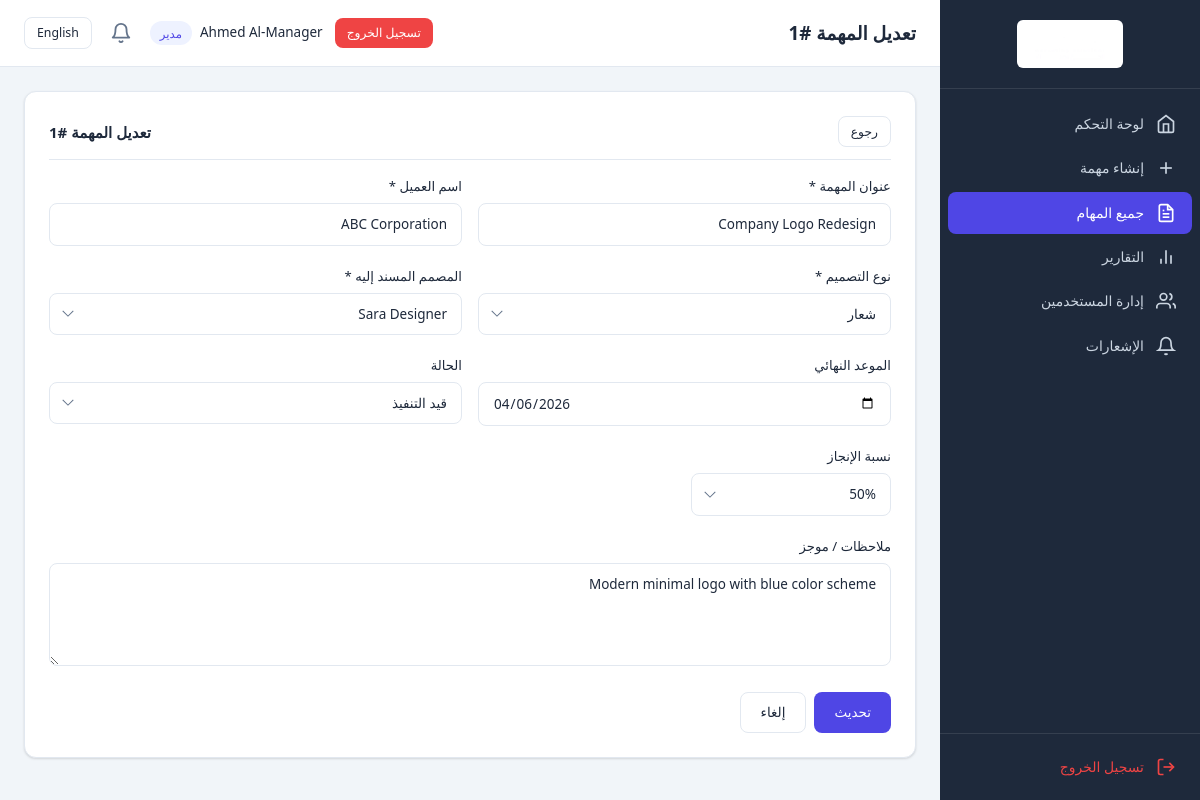
Page /manager/edit_task.php?id=1 (signed in) on the committed database.
### tables this page shows
CREATE TABLE IF NOT EXISTS `tasks` (
    `id` INT UNSIGNED NOT NULL AUTO_INCREMENT,
    `title` VARCHAR(255) NOT NULL,
    `client_name` VARCHAR(150) NOT NULL,
    `design_type` ENUM('file', 'logo', 'design', 'motion_design', 'profile') NOT NULL,
    `notes` TEXT NULL,
    `deadline` DATE NULL,
    `assigned_to` INT UNSIGNED NOT NULL,
    `progress_percentage` TINYINT UNSIGNED NOT NULL DEFAULT 0,
    `status` ENUM('new', 'in_progress', 'delivered') NOT NULL DEFAULT 'new',
    `file_path` VARCHAR(500) NULL DEFAULT NULL,
    `created_by` INT UNSIGNED NOT NULL,
    `created_at` DATETIME NOT NULL DEFAULT CURRENT_TIMESTAMP,
    `updated_at` DATETIME NOT NULL DEFAULT CURRENT_TIMESTAMP ON UPDATE CURRENT_TIMESTAMP,
    PRIMARY KEY (`id`),
    KEY `idx_assigned_to` (`assigned_to`),
    KEY `idx_status` (`status`),
    KEY `idx_design_type` (`design_type`),
    KEY `idx_deadline` (`deadline`),
    KEY `idx_created_by` (`created_by`),
    CONSTRAINT `fk_tasks_assigned_to` FOREIGN KEY (`assigned_to`) REFERENCES `users` (`id`) ON DELETE CASCADE,
    CONSTRAINT `fk_tasks_created_by` FOREIGN KEY (`created_by`) REFERENCES `users` (`id`) ON DELETE CASCADE
);

CREATE TABLE IF NOT EXISTS `users` (
    `id` INT UNSIGNED NOT NULL AUTO_INCREMENT,
    `full_name` VARCHAR(100) NOT NULL,
    `email` VARCHAR(150) NOT NULL,
    `password` VARCHAR(255) NOT NULL,
    `role` ENUM('manager', 'designer') NOT NULL DEFAULT 'designer',
    `language_preference` ENUM('en', 'ar') NOT NULL DEFAULT 'en',
    `telegram_chat_id` VARCHAR(50) NULL DEFAULT NULL,
    `created_at` DATETIME NOT NULL DEFAULT CURRENT_TIMESTAMP,
    `updated_at` DATETIME NOT NULL DEFAULT CURRENT_TIMESTAMP ON UPDATE CURRENT_TIMESTAMP,
    PRIMARY KEY (`id`),
    UNIQUE KEY `idx_email` (`email`)
);

### includes/language.php (called while the page is built, shortened)
<?php
function loadLanguage() {
    $langFile = __DIR__ . '/../config/lang_' . $_SESSION['lang'] . '.php';
    return $lang;
}
function getCurrentLang() {
    return $_SESSION['lang'] ?? 'en';
}
function getDirection() {
    return (getCurrentLang() === 'ar') ? 'rtl' : 'ltr';
}
function __($key) {
    global $lang;
    return $lang[$key] ?? $key;
}

### includes/auth.php (called while the page is built, shortened)
<?php
require_once __DIR__ . '/language.php';
$lang = loadLanguage();
function isLoggedIn() {
    return isset($_SESSION['user_id']) && !empty($_SESSION['user_id']);
}
function getCurrentUser() {
    return [
        'id'        => $_SESSION['user_id'],
        'full_name' => $_SESSION['full_name'],
        'email'     => $_SESSION['email'],
        'role'      => $_SESSION['role'],
    ];
}
function isManager() {
    return isLoggedIn() && $_SESSION['role'] === ROLE_MANAGER;
}
function sanitize($input) {
    return htmlspecialchars(trim($input), ENT_QUOTES, 'UTF-8');
}

### includes/helpers.php (called while the page is built, shortened)
<?php
function getDesigners() {
    $pdo = getDBConnection();
    $stmt = $pdo->prepare("SELECT id, full_name, email FROM users WHERE role = ? ORDER BY full_name");
    $stmt->execute([ROLE_DESIGNER]);
    return $stmt->fetchAll();
}

### manager/edit_task.php (the view, shortened to what this page needs)
<?php
require_once __DIR__ . '/../includes/auth.php';
require_once __DIR__ . '/../includes/helpers.php';
$taskId = (int)($_GET['id'] ?? 0);
$pdo = getDBConnection();
$stmt = $pdo->prepare("SELECT * FROM tasks WHERE id = ?");
$stmt->execute([$taskId]);
$task = $stmt->fetch();
$pageTitle = __('edit_task') . ' #' . $task['id'];
$errors = [];
$designers = getDesigners();
if ($_SERVER['REQUEST_METHOD'] === 'POST') {
    if (!validateCSRFToken($_POST['csrf_token'] ?? '')) {
        $errors[] = __('error');
    }
    $title       = trim($_POST['title'] ?? '');
    $clientName  = trim($_POST['client_name'] ?? '');
    $designType  = $_POST['design_type'] ?? '';
    $notes       = trim($_POST['notes'] ?? '');
    $deadline    = $_POST['deadline'] ?? '';
    $assignedTo  = (int)($_POST['assigned_to'] ?? 0);
    $progress    = (int)($_POST['progress_percentage'] ?? 0);
    $newStatus   = $_POST['status'] ?? $task['status'];
    if (empty($title))      $errors[] = __('task_title') . ': ' . __('required_field');
    if (empty($clientName)) $errors[] = __('client_name') . ': ' . __('required_field');
    if (empty($designType) || !array_key_exists($designType, DESIGN_TYPES)) $errors[] = __('design_type') . ': ' . __('required_field');
    if (empty($assignedTo)) $errors[] = __('assigned_designer') . ': ' . __('required_field');
    if (!in_array($newStatus, array_keys(TASK_STATUSES))) $newStatus = $task['status'];
    if (!in_array($progress, PROGRESS_OPTIONS)) $progress = $task['progress_percentage'];
    if (empty($errors)) {
        $updateStmt = $pdo->prepare("
            UPDATE tasks SET title = ?, client_name = ?, design_type = ?, notes = ?,
            deadline = ?, assigned_to = ?, progress_percentage = ?, status = ?, updated_at = NOW()
            WHERE id = ?
        ");
        $updateStmt->execute([
            $title, $clientName, $designType, $notes,
            $deadline ?: null, $assignedTo, $progress, $newStatus, $taskId
        ]);
        if ($newStatus !== $task['status']) {
            logStatusChange($taskId, $task['status'], $newStatus, getCurrentUser()['id']);
        }
        redirectWith('/manager/all_tasks.php', 'success', __('task_updated'));
    }
} else {
    $title       = $task['title'];
    $clientName  = $task['client_name'];
    $designType  = $task['design_type'];
    $notes       = $task['notes'];
    $deadline    = $task['deadline'];
    $assignedTo  = $task['assigned_to'];
    $progress    = $task['progress_percentage'];
    $newStatus   = $task['status'];
}
include __DIR__ . '/../templates/header.php';
?>
<div class="card">
    <div class="card-header">
        <h2 class="card-title"><?= __('edit_task') ?> #<?= $task['id'] ?></h2>
        <a href="/manager/all_tasks.php" class="btn btn-sm btn-outline"><?= __('back') ?></a>
    </div>
    <form method="POST" action="" data-validate="true">
        <div class="form-row">
            <div class="form-group">
                <label class="form-label" for="title"><?= __('task_title') ?> *</label>
                <input type="text" id="title" name="title" class="form-control"
                       value="<?= sanitize($title) ?>" required>
            </div>
            <div class="form-group">
                <label class="form-label" for="client_name"><?= __('client_name') ?> *</label>
                <input type="text" id="client_name" name="client_name" class="form-control"
                       value="<?= sanitize($clientName) ?>" required>
            </div>
        </div>
        <div class="form-row">
            <div class="form-group">
                <label class="form-label" for="design_type"><?= __('design_type') ?> *</label>
                <select id="design_type" name="design_type" class="form-control" required>
                    <?php foreach (DESIGN_TYPES as $key => $labels): ?>
                    <option value="<?= $key ?>" <?= $designType === $key ? 'selected' : '' ?>>
                        <?= $labels[getCurrentLang()] ?>
                    </option>
                    <?php endforeach; ?>
                </select>
            </div>
            <div class="form-group">
                <label class="form-label" for="assigned_to"><?= __('assigned_designer') ?> *</label>
                <select id="assigned_to" name="assigned_to" class="form-control" required>
                    <?php foreach ($designers as $designer): ?>
                    <option value="<?= $designer['id'] ?>" <?= $assignedTo == $designer['id'] ? 'selected' : '' ?>>
                        <?= sanitize($designer['full_name']) ?>
                    </option>
                    <?php endforeach; ?>
                </select>
            </div>
        </div>
        <div class="form-row">
            <div class="form-group">
                <label class="form-label" for="deadline"><?= __('deadline') ?></label>
                <input type="date" id="deadline" name="deadline" class="form-control"
                       value="<?= sanitize($deadline) ?>">
            </div>
            <div class="form-group">
                <label class="form-label" for="status"><?= __('status') ?></label>
                <select id="status" name="status" class="form-control">
                    <?php foreach (TASK_STATUSES as $key => $labels): ?>
                    <option value="<?= $key ?>" <?= $newStatus === $key ? 'selected' : '' ?>>
                        <?= $labels[getCurrentLang()] ?>
                    </option>
                    <?php endforeach; ?>
                </select>
            </div>
        </div>
        <div class="form-group">
            <label class="form-label" for="progress_percentage"><?= __('progress') ?></label>
            <select id="progress_percentage" name="progress_percentage" class="form-control" style="max-width:200px;">
                <?php foreach (PROGRESS_OPTIONS as $opt): ?>
                <option value="<?= $opt ?>" <?= $progress == $opt ? 'selected' : '' ?>>
                    <?= $opt ?>%
                </option>
                <?php endforeach; ?>
            </select>
        </div>
        <div class="form-group">
            <label class="form-label" for="notes"><?= __('notes') ?></label>
            <textarea id="notes" name="notes" class="form-control" rows="4"><?= sanitize($notes) ?></textarea>
        </div>
        <div class="btn-group">
            <button type="submit" class="btn btn-primary"><?= __('update') ?></button>
            <a href="/manager/all_tasks.php" class="btn btn-outline"><?= __('cancel') ?></a>
        </div>
    </form>
</div>
<?php include __DIR__ . '/../templates/footer.php'; ?>

### templates/header.php (shortened to what this page needs)
<?php
$currentUser = getCurrentUser();
$dir = getDirection();
$currentLang = getCurrentLang();
$switchLang = ($currentLang === 'en') ? 'ar' : 'en';
$pageName = isset($pageTitle) ? $pageTitle : __('app_name');
$langSwitchUrl = strtok($_SERVER['REQUEST_URI'], '?');
$queryParams = $_GET;
$queryParams['lang'] = $switchLang;
$langSwitchUrl .= '?' . http_build_query($queryParams);
?>
<!DOCTYPE html>
<html lang="<?= $currentLang ?>" dir="<?= $dir ?>">
<head>
    <link rel="stylesheet" href="/assets/css/style.css">
    <?php if ($dir === 'rtl'): ?>
    <link rel="stylesheet" href="/assets/css/rtl.css">
    <?php endif; ?>
</head>
<body class="<?= $dir ?>">
<?php if (isLoggedIn()): ?>
<div class="app-layout">
    <?php include __DIR__ . '/sidebar.php'; ?>
    <main class="main-content">
        <div class="top-bar">
            <div class="top-bar-left">
                <h1 class="page-title"><?= sanitize($pageName) ?></h1>
            </div>
            <div class="top-bar-right">
                <a href="<?= $langSwitchUrl ?>" class="btn btn-sm btn-outline lang-switch"><?= __('nav_language') ?></a>
                <div class="notif-wrapper" id="notifWrapper">
                    <button class="notif-bell" id="notifBell" aria-label="<?= __('notifications') ?>">
                        <svg width="22" height="22" viewBox="0 0 24 24" fill="none" stroke="currentColor" stroke-width="2" stroke-linecap="round" stroke-linejoin="round"><path d="M18 8A6 6 0 006 8c0 7-3 9-3 9h18s-3-2-3-9"/><path d="M13.73 21a2 2 0 01-3.46 0"/></svg>
                    </button>
                </div>
                <div class="user-info">
                    <span class="user-name"><?= sanitize($currentUser['full_name']) ?></span>
                    <span class="user-role badge badge-role"><?= isManager() ? __('role_manager') : __('role_designer') ?></span>
                </div>
                <a href="/logout.php" class="btn btn-sm btn-danger"><?= __('logout') ?></a>
            </div>
        </div>
        <div class="content-wrapper">
<?php endif; ?>

### assets/css/rtl.css (style rules this page uses)
.rtl { text-align: right; }
.rtl .form-group { text-align: right; }
.rtl select.form-control { background-position: left 12px center; padding-left: 36px; padding-right: 14px; }
.rtl .top-bar-right { flex-direction: row-reverse; }
.rtl .card-header { flex-direction: row-reverse; }

### rows in the picture
tasks: id "تعديل المهمة #1", id "1", title "Company Logo Redesign", client_name "ABC Corporation", design_type "شعار", assigned_to "Sara Designer", deadline "04/06/2026", status "قيد التنفيذ", progress_percentage "50%", notes "Modern minimal logo with blue color scheme"

### other values in the picture
__('nav_dashboard') "لوحة التحكم"
__('nav_create_task') "إنشاء مهمة"
__('nav_all_tasks') "جميع المهام"
__('nav_reports') "التقارير"
__('nav_users') "إدارة المستخدمين"
__('notifications') "الإشعارات"
__('logout') "تسجيل الخروج"
__('nav_language') "English"
$currentUser['full_name'] "Ahmed Al-Manager"
__('role_manager') "مدير"
__('edit_task') "تعديل المهمة"
__('back') "رجوع"
__('task_title') "عنوان المهمة"
__('client_name') "اسم العميل"
__('design_type') "نوع التصميم"
